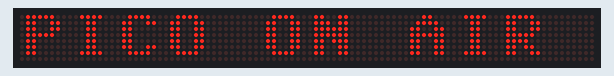
Simulated run of this program. Board: Raspberry Pi Pico running MicroPython. On the bench: 96×8 LED matrix. Library files of the repository ran but are not shown: max7219.py.

Above: at 0.1 s.
At 1.1 s:
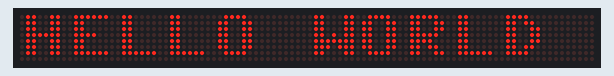
At 2.1 s:
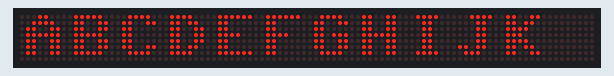

The program:

maxtest.py
```python
from machine import Pin, SPI
import max7219 as max7219
from time import sleep

spi = SPI(0,sck=Pin(2),mosi=Pin(3))
cs = Pin(5, Pin.OUT)

display = max7219.Matrix8x8(spi, cs,12)

display.brightness(3)

while True:

    display.fill(0)
    display.text('PICO ON AIR',0,0,1)
    display.show()
    sleep(1)

    display.fill(0)
    display.text('HELLO WORLD',0,0,1)
    display.show()
    sleep(1)

    display.fill(0)
    display.text('ABCDEFGHIJK',0,0,1)
    display.show()
    sleep(1)
```

Measured:
- by itself, everything shown: repeats every 3.0 s, in 3 steps
- what the display in image 1 shows lasts 1.0 s, from 1.0 s to 2.0 s
